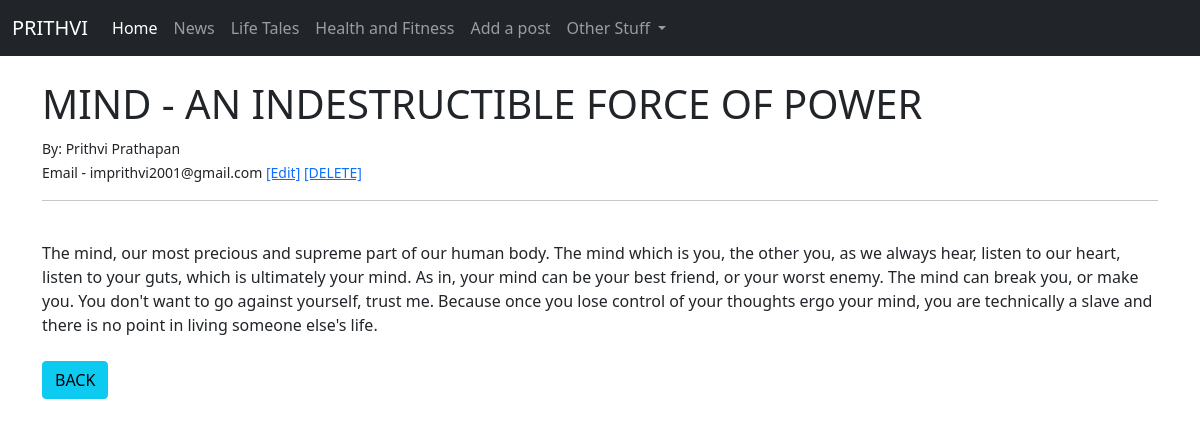
Page /article/6 on the committed database.
### theblog/models.py (models this page shows, shortened)
class Post(models.Model):
	title = models.CharField(max_length = 255)
	title_tag = models.CharField(max_length = 255)
	author = models.ForeignKey(User, on_delete = models.CASCADE)
	body = models.TextField()

### theblog/views.py (the view)
# urls.py: path('article/<int:pk>', ArticleDetailView.as_view(), name = "article-detail"),
class ArticleDetailView(DetailView):
	model = Post
	template_name = "article_detail.html"

### theblog/templates/article_detail.html (shortened to what this page needs)
{% extends 'base.html' %}
{% block content %}
<h1>{{ post.title }}</h1>
<small>
  By: {{ post.author.first_name }} {{ post.author.last_name }}<br/> Email -
{{ post.author.email }}
<a href="{% url 'update_post' post.pk %}"> [Edit]</a>
<a href="{% url 'delete_post' post.pk %}">[DELETE]</a>
 </small><br/>
<hr>
<br/>
{{ post.body }}
<br/><br/>
<a href="{% url 'home' %}" class="btn btn-info">BACK</a>
{% endblock %}

### rows in the picture
Post: title "MIND - AN INDESTRUCTIBLE FORCE OF POWER", author.first_name "Prithvi", author.last_name "Prathapan", author.email "imprithvi2001@gmail.com", body "The mind, our most precious and supreme part of our human body. The mind which is you, the other you, as we always hear, listen to our heart, listen to your guts, which is ultimately your mind. As in, your mind can be your best friend, or your worst enemy. The mind can break you, or make you. You don't want to go against yourself, trust me. Because once you lose control of your thoughts ergo your mind, you are technically a slave and there is no point in living someone else's life."
